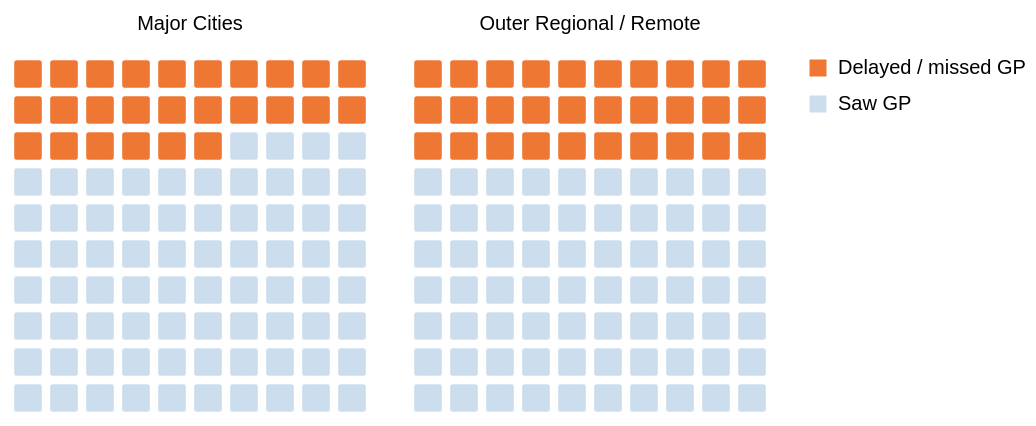

This figure's Vega-Lite source:
### Vega-Lite specification from a JSON file in a GitHub repository (floating-point values rounded to 4 significant figures; data arrays with more than 128 entries replaced by an {"elided": "..."} marker saying what was removed)
{"$schema": "https://vega.github.io/schema/vega-lite/v5.json", "width": "container", "height": 260, "background": null, "config": {"font": "Source Sans 3, system-ui, sans-serif", "view": {"stroke": null}}, "data": {"values": {"elided": "200 records"}}, "facet": {"column": {"field": "group", "type": "nominal", "header": {"title": null, "labelFont": "Source Sans 3, system-ui, sans-serif", "labelFontSize": 13, "labelFontWeight": "bold"}}}, "spec": {"width": 180, "height": 180, "mark": {"type": "rect", "stroke": "#ffffff", "strokeWidth": 1.5, "cornerRadius": 2}, "encoding": {"x": {"field": "col", "type": "ordinal", "axis": null, "scale": {"paddingInner": 0.15}}, "y": {"field": "row", "type": "ordinal", "axis": null, "scale": {"paddingInner": 0.15}}, "color": {"field": "highlight", "type": "nominal", "scale": {"domain": [true, false], "range": ["#EE7733", "#CCDDEE"]}, "legend": {"title": null, "titleFont": "Source Sans 3, system-ui, sans-serif", "labelFont": "Source Sans 3, system-ui, sans-serif", "values": [true, false], "labelExpr": "datum.value ? 'Delayed / missed GP' : 'Saw GP'"}}, "tooltip": [{"field": "group", "title": "Region"}, {"field": "highlight", "title": "Delayed/missed GP?"}]}}}
